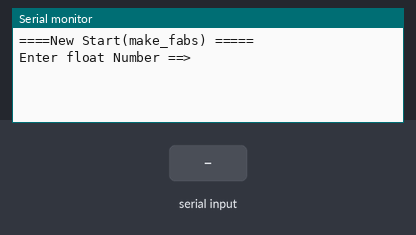
The sketch below on a simulated Arduino Uno, built with avr-gcc and run on an emulated ATmega328P. On the bench: the last lines printed to the serial monitor. Inputs (shaded band) come from the test bench.

Above: at 1.2 s.
1.3 s: "90,45\n" received over Serial
At 2.2 s:
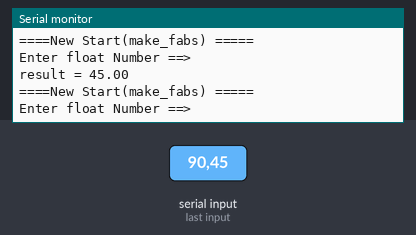
2.8 s: "30,150\n" received over Serial
At 4.7 s:
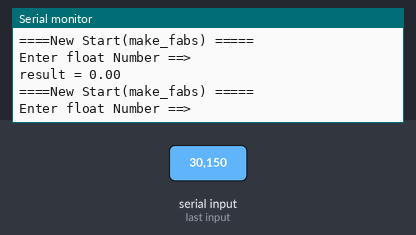
Timing chart, 0 to 6.2 s (numbered marks = the images above; inputs shaded):
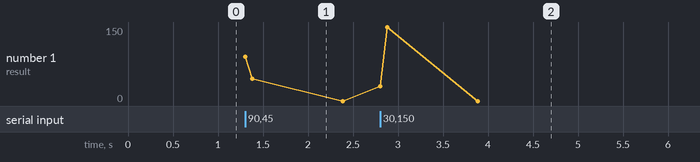

Measured:
- after the input at 1.3 s, the serial monitor: prints a new line at once (image 1)
- after the input at 2.8 s, the serial monitor: prints a new line at once (image 2)

The sketch:

ex6-4.ino
```cpp
float make_fabs(float);

void setup() {
  // 시리얼 통신 속도 설정 : 속도 9600 bps, 8데이터 비트, 패리티 없음, 한 개의 스톱비트
 Serial.begin(9600) ;

}

void loop() {
     float Fnum ;
     float result ;
         Serial.println("====New Start(make_fabs) =====");
         Serial.println("Enter float Number ==>");

           // PC에서 데이터가 전송되어 올때까지 기다린다.
          while(1) {
             if(Serial.available() > 0  ) break;
          }
          Fnum = Serial.parseFloat();
          result = make_fabs(Fnum);

          Serial.print("result = ");
          Serial.println(result);
}

float make_fabs(float x)
{
  if(x <0.0 ) x = x * -1.0 ;

  return x ;

}
```
